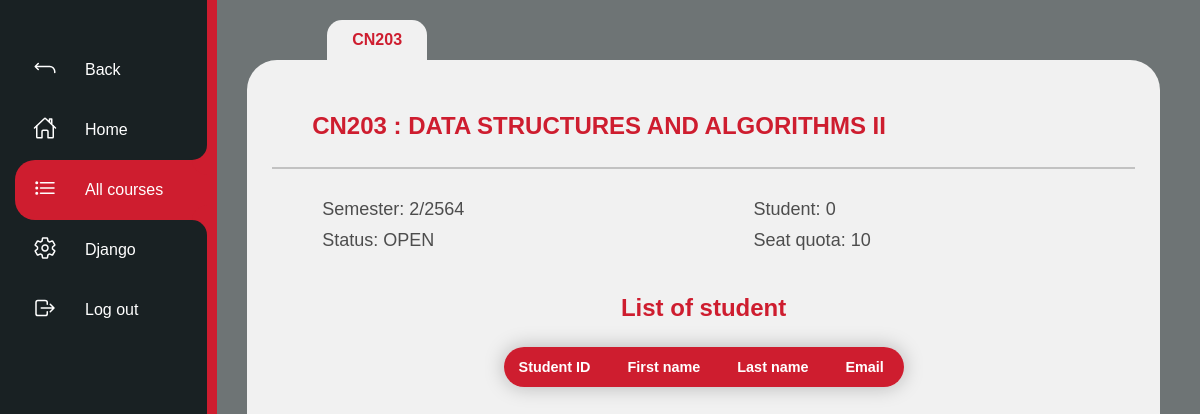
/course/2/ (signed in), run on an earlier commit of the app's database.
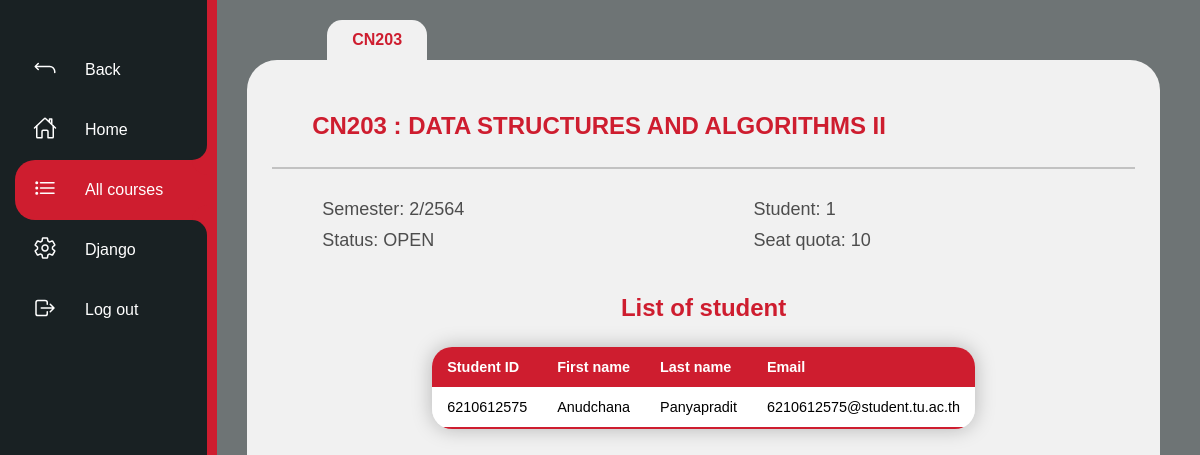
And on a later commit of the database.
### courses/models.py (models this page shows, shortened)
class Course(models.Model):
    c_code = models.CharField(max_length=5)
    c_name = models.CharField(max_length=150, null = True)
    semester = models.IntegerField()
    a_year = models.IntegerField()
    count_stu = models.IntegerField(default=0)
    max_stu = models.IntegerField()
    status = models.BooleanField(default=True)

class Student(models.Model):
    user = models.OneToOneField(User, null=True, on_delete=models.CASCADE)
    First_name = models.CharField(max_length=100, null = True)
    Last_name = models.CharField(max_length=100, null = True)
    email = models.CharField(max_length=200, null = True)
    student_id = models.CharField(max_length=10, null = True)

### courses/decorators.py (the view)
	def wrapper_function(request, *args, **kwargs):
		group = None
		if request.user.groups.exists():
			group = request.user.groups.all()[0].name
		if group == 'student':
			return redirect('courses:index')
		if group == 'admin':
			return view_func(request, *args, **kwargs)

### courses/views.py (called while the page is built)
@login_required(login_url='courses:login')
@admin_only
def course(request, pk_test):
    course = Course.objects.get(id=pk_test)
    enroll = Enroll.objects.filter(course=course)
    list_of_ids = []
    for stu in enroll:
    	list_of_ids.append(stu.student.student_id)
    students = Student.objects.filter(student_id__in=list_of_ids)
    context = {"course": course, "students": students}
    return render(request, "courses/course.html", context)

### courses/templates/courses/course.html (shortened to what this page needs)
{% extends "courses/layout.html" %}
{% load static %}
{% block body %}
<div class="navigation">
        <ul>
            <li class="list">
                <a href="{% url 'courses:admincourses' %}">
                    <span class="icon"><ion-icon name="return-up-back-outline"></ion-icon></span>
                    <span class="title">Back</span>
                </a>
            </li>
            <li class="list">
                <a href="{% url 'courses:indexadmin' %}">
                    <span class="icon"><ion-icon name="home-outline"></ion-icon></span>
                    <span class="title">Home</span>
                </a>
            </li>
            <li class="list active">
                <a href="{% url 'courses:admincourses' %}">
                    <span class="icon"><ion-icon name="list-outline"></ion-icon></span>
                    <span class="title">All courses</span>
                </a>
            </li>
            <li class="list">
                <a href="{% url 'admin:index' %}">
                    <span class="icon"><ion-icon name="settings-outline"></ion-icon></span>
                    <span class="title">Django</span>
                </a>
            </li>
            <li class="list">
                <a href="{% url 'courses:logout' %}">
                    <span class="icon"><ion-icon name="log-out-outline"></ion-icon></span>
                    <span class="title">Log out</span>
                </a>
            </li>
        </ul>
    </div>
    <div class="containercourse">
        <div class="coursehead">
            <div class="labelcourse"><p>{{ course.c_code }}</p></div>
        </div>
        <div class="pagecourse">
            <div class="pagehead">
                <h2>{{ course.c_code }} : {{course.c_name}}</h2>
            </div>
            <div class="pagebody">
                <div class="pb-up">
                    <div class="pb-l">
                        <p>Semester: {{course.semester}}/{{course.a_year}}</p>
                        {% if course.status %}
                            <p>Status: OPEN</p>
                        {% else %}
                            <p>Status: CLOSED</p>
                        {% endif %}
                    </div>
                    <div class="pb-r">
                        <p>Student: {{course.count_stu}}</p>
                        <p>Seat quota: {{course.max_stu}}</p>
                    </div>
                </div>
                <div class="pb-low">
                    <div class="containertable">
                        <h2>List of student</h2>
                        <div class="table">
                            <table class="content-table">
                                <thead>
                                    <tr>
                                        <th>Student ID</th>
                                        <th>First name</th>
                                        <th>Last name</th>
                                        <th>Email</th>
                                    </tr>
                                </thead>
                                <tbody>
                                    {% for student in students %}
                                    <tr>
                                        <td>{{ student.student_id }}</td>
                                        <td>{{ student.First_name }}</td>
                                        <td>{{ student.Last_name }}</td>
                                        <td>{{ student.email }}</td>
                                    </tr>
                                    {% endfor %}
                                </tbody>
                            </table>
                        </div>
                    </div>
                </div>
            </div>
        </div>
    </div>
{% endblock %}

### courses/templates/courses/layout.html (shortened to what this page needs)
{% load static %}
<!DOCTYPE html>
<html lang="en">
    <head>
    </head>
    <body>
        {% block body %}
        {% endblock %}
    </body>
</html>

### static/css/style.css (style rules this page uses)
* { margin: 0; padding: 0; box-sizing: border-box; font-family: Arial, Helvetica, sans-serif; }
body { display: flex; justify-content: left; align-items: top; min-height: 100vh; background-color: #6e7475; }
.navigation { position: relative; width: 75px; background: #192123; box-shadow: 10px 0 0 #ce1d2f; border-left: 10px solid #192123; overflow-x: hidden; transition: width 0.5s; }
.navigation ul { position: absolute; top: 0; left: 0; width: 100%; padding-left: 5px; padding-top: 40px; }
.navigation ul li { position: relative; list-style: none; width: 100%; border-top-left-radius: 20px; border-bottom-left-radius: 20px; }
.navigation ul li.active { background: #ce1d2f; }
.navigation ul li.active a::before { content: ''; position: absolute; top: -30px; right: 0; width: 30px; height: 30px; background: transparent; border-radius: 50%; box-shadow: 15px 15px 0 #ce1d2f; }
.navigation ul li.active a::after { content: ''; position: absolute; bottom: -30px; right: 0; width: 30px; height: 30px; background: transparent; border-radius: 50%; box-shadow: 15px -15px 0 #ce1d2f; }
.navigation ul li a { position: relative; display: block; width: 100%; display: flex; text-decoration: none; color: #fff; }
.navigation ul li a .icon { position: relative; display: block; min-width: 60px; height: 60px; line-height: 70px; text-align: center; }
.navigation ul li a .icon ion-icon { position: relative; font-size: 1.5em; z-index: 1; }
.navigation ul li a .title { position: relative; display: block; padding-left: 10px; height: 60px; line-height: 60px; white-space: nowrap; }
.containertable { position: relative; width: 100%; padding: 20px; display: flex; justify-content: center; align-items: center; text-align: center; flex-direction: column; }
.containertable .content-table { border-collapse: collapse; margin: 25px 0; font-size: 0.9rem; min-width: 400px; border-radius: 20px; overflow: hidden; box-shadow: 0 0 20px rgba(0, 0, 0, 0.25); }
.containertable .content-table thead tr { background-color: #ce1d2f; color: #ffffff; text-align: left; font-weight: bold; }
.containertable .content-table th, .containertable .content-table td { padding: 12px 15px; }
.containertable .content-table tbody tr { border-bottom: 1px solid #dddddd; background-color: white; }
.containertable .content-table tbody tr:last-of-type { border-bottom: 2px solid #ce1d2f; }
.containercourse { position: relative; display: flex; margin: 0; padding: 20px; width: 100%; justify-content: center; align-items: center; text-align: center; flex-direction: column; }
.containercourse .coursehead { width: calc(100% - 200px); }
.containercourse .coursehead .labelcourse { background: #f1f1f1; width: 100px; height: 40px; display: flex; justify-content: center; align-items: center; text-align: center; border-top-left-radius: 15px; border-top-right-radius: 15px; }
.containercourse .coursehead .labelcourse p { font-weight: bold; color: #ce1d2f; }
.containercourse .pagecourse { background: #f1f1f1; display: flex; flex-direction: column; height: calc(100% - 40px); place-content: center; width: calc(100% - 40px); border-radius: 30px; padding: 25px; }
.containercourse .pagecourse .pagehead { height: 10%; text-align: left; border-bottom: 2px solid #c2c2c2; }
.containercourse .pagecourse .pagehead h2 { margin-left: 40px; margin-top: 10px; color: #ce1d2f; }
.containercourse .pagecourse .pagebody { height: 85%; text-align: left; }
.containercourse .pagecourse .pagebody .pb-up { display: flex; }
.containercourse .pagecourse .pagebody .pb-up .pb-l { width: 50%; height: 105px; padding: 20px; }
.containercourse .pagecourse .pagebody .pb-up .pb-l p { color: rgb(77, 77, 77); font-size: 18px; margin: 10px; margin-left: 30px; }
.containercourse .pagecourse .pagebody .pb-up .pb-r { width: 50%; height: 105px; padding: 20px; }
.containercourse .pagecourse .pagebody .pb-up .pb-r p { color: rgb(77, 77, 77); font-size: 18px; margin: 10px; margin-left: 30px; }
.containercourse .pagecourse .pagebody .pb-low { width: 100%; }
.containercourse .pagecourse .pagebody .pb-low .containertable h2 { color: #ce1d2f; }

What changed in the data, as far as the page shows it:
changed Course "CN203": count_stu "0" → "1"
added Student: student_id "6210612575", First_name "Anudchana", Last_name "Panyapradit", email "6210612575@student.tu.ac.th"
